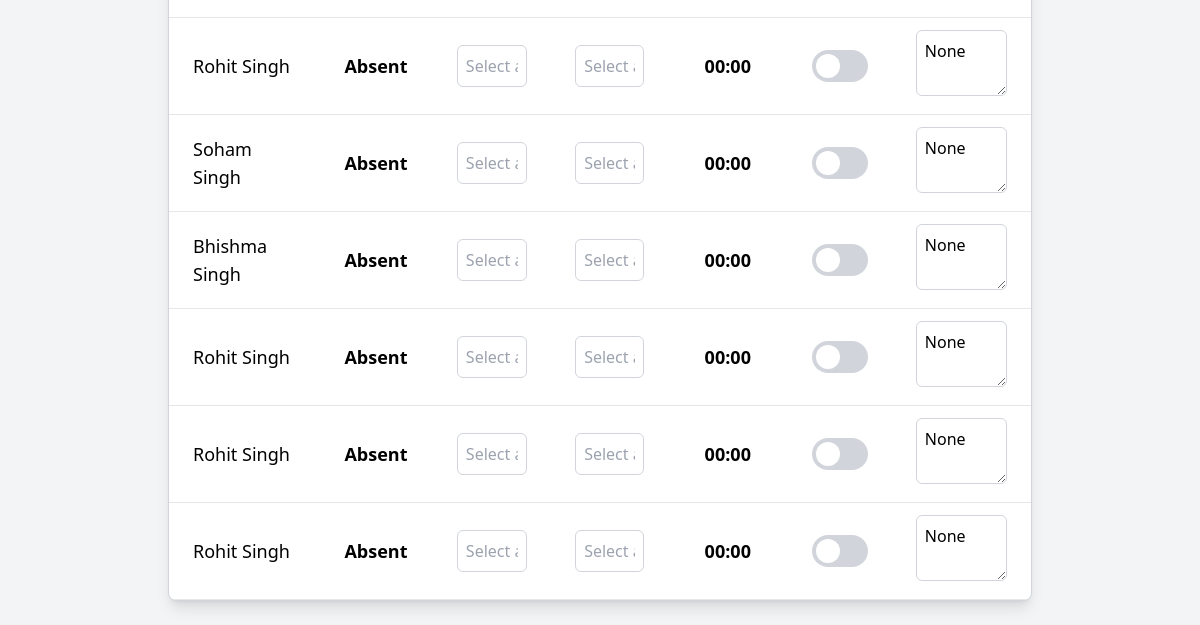
The page /attendance/ (signed in, lower part) on the database as committed earlier.
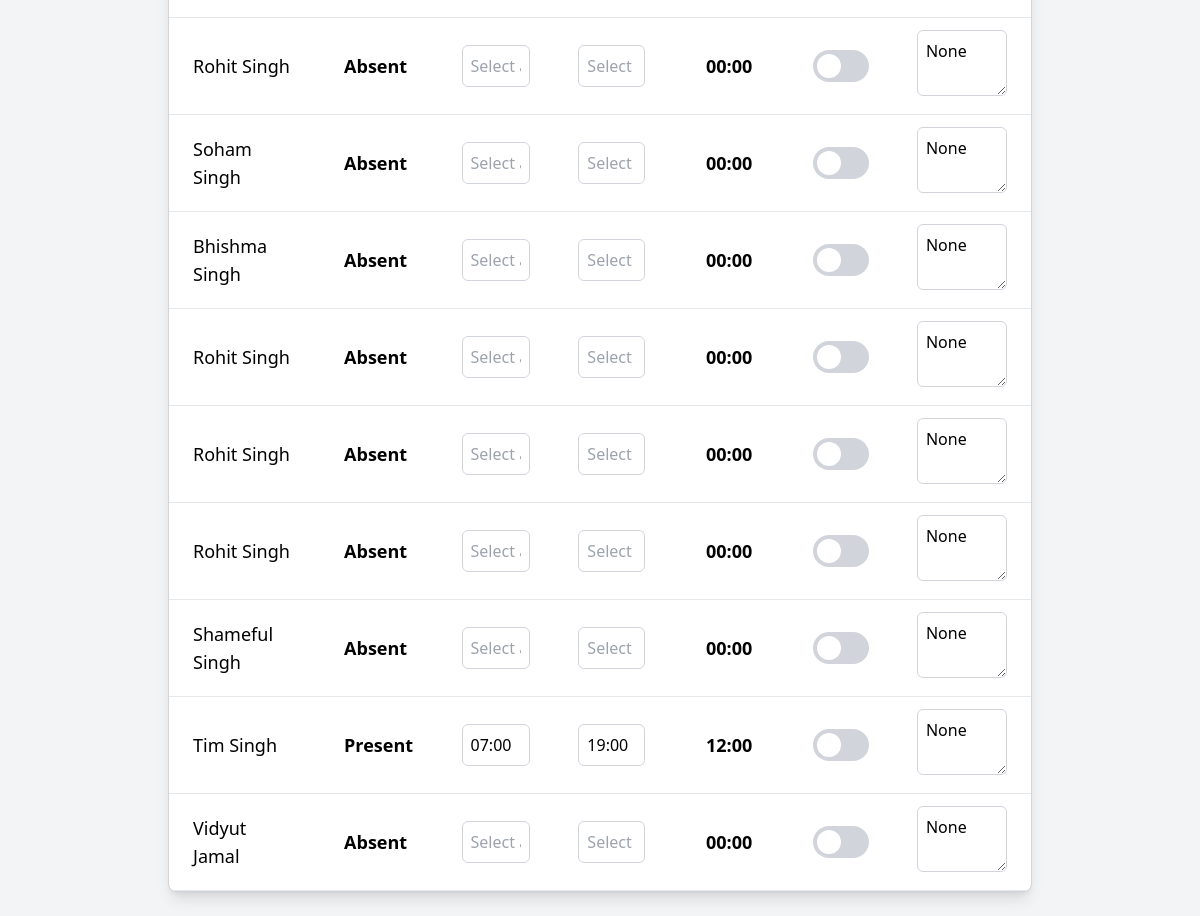
The same page on the database as committed later.
### students/models.py (models this page shows, shortened)
class StudentProfile(models.Model):
    SHIFT_CHOICES = [
        ('Weekdays', 'Weekdays'),
        ('Weekends', 'Weekends'),
    ]
    WEEKDAYS_CHOICES = [
        ('Monday', 'Monday'),
        ('Tuesday', 'Tuesday'),
        ('Wednesday', 'Wednesday'),
        ('Thursday', 'Thursday'),
        ('Friday', 'Friday'),
    ]
    first_name = models.CharField(max_length=100)
    last_name = models.CharField(max_length=100)
    phone = models.CharField(max_length=15, default='')
    email = models.EmailField(unique=True)
    college_contact_person = models.EmailField(default='', blank=True)
    school = models.CharField(max_length=100)
    college = models.ForeignKey(College, on_delete=models.SET_NULL, null=True, blank=True)
    lchaim_training_completed = models.BooleanField(default=False)
    police_check = models.BooleanField(default=False)
    med_docs = models.BooleanField(default=False)
    hours_requested = models.IntegerField(null=True)
    hours_completed = models.PositiveIntegerField(default=0)
    shift_requested = models.CharField(max_length=10, choices=SHIFT_CHOICES)
    weekdays_selected = models.TextField(null=True, blank=True)
    assigned_shift = models.ForeignKey(Shift, on_delete=models.SET_NULL, null=True, blank=True, related_name="students")
    start_date = models.DateField(null=True)
    end_date = models.DateField(null=True)
    lchaim_orientation_date = models.ForeignKey(OrientationDate, on_delete=models.SET_NULL, null=True, blank=True)
    skills_book_completed = models.BooleanField(default=False)
    comments = models.TextField(blank=True, null=True)
    status = models.CharField(
        max_length=10,
        choices=[('Training', 'Training'), ('Graduated', 'Graduated')],
        default='Training'
    )

class VolunteerLog(models.Model):
    student = models.ForeignKey(StudentProfile, on_delete=models.CASCADE, related_name="volunteer_logs")
    date = models.DateField()
    shift = models.ForeignKey(Shift, on_delete=models.SET_NULL, null=True, blank=True)
    start_time = models.TimeField(null=True, blank=True)
    end_time = models.TimeField(null=True, blank=True)
    hours_worked = models.DecimalField(max_digits=5, decimal_places=2, null=True)
    status = models.CharField(max_length=10, choices=[('Present', 'Present'), ('Absent', 'Absent')], default='Absent')
    notes = models.TextField(blank=True, null=True)
    class Meta:
        ordering = ['date']

### students/views.py (the view)
    def wrap(request, *args, **kwargs):
        if not request.user.groups.filter(name='Admin').exists():
            return redirect('student_profile_list')
        return function(request, *args, **kwargs)

### students/views.py (called while the page is built)
def admin_required(function):
    def wrap(request, *args, **kwargs):
        if not request.user.groups.filter(name='Admin').exists():
            return redirect('student_profile_list')
        return function(request, *args, **kwargs)
    return wrap

### students/templates/attendance/attendance.html (shortened to what this page needs)
<!DOCTYPE html>
<html lang="en">
<head>
    <link href="https://cdn.jsdelivr.net/npm/tailwindcss@2.0.4/dist/tailwind.min.css" rel="stylesheet">
    <link rel="stylesheet" href="https://weareoutman.github.io/clockpicker/dist/jquery-clockpicker.min.css">
</head>
<body class="bg-gray-100 font-sans">
    {% include 'navbar.html' %}
    <div class="container mx-auto mt-16 px-6 lg:px-20 py-6">
        <div class="overflow-x-auto bg-white border border-gray-300 rounded-lg shadow-lg">
            <table class="w-full table-auto" id="attendance-table">
                <tbody>
                    {% for student_log in students %}
                    <tr class="border-b hover:bg-gray-50">
                        <td class="px-6 py-3 text-lg">{{ student_log.student.first_name }} {{ student_log.student.last_name }}</td>
                        <td class="px-6 py-3">
                            <span class="status-text text-lg font-semibold"
                                data-student-id="{{ student_log.student.id }}">
                                {{ student_log.log.status|default:'Present' }}
                            </span>
                        </td>
                        <td class="px-6 py-3">
                            <input type="text" name="time" class="from-time clockpicker w-full p-2 border border-gray-300 rounded-md"
                                data-student-id="{{ student_log.student.id }}" placeholder="Select a time"
                                value="{{ student_log.log.start_time|time:'H:i' }}" onchange="calculateAndSaveHours(this)">
                        </td>
                        <td class="px-6 py-3">
                            <input type="text" name="time" class="to-time clockpicker w-full p-2 border border-gray-300 rounded-md"
                                data-student-id="{{ student_log.student.id }}" placeholder="Select a time"
                                value="{{ student_log.log.end_time|time:'H:i' }}" onchange="calculateAndSaveHours(this)">
                        </td>
                        <td class="px-6 py-3 text-center">
                            <span class="hours-worked text-lg font-semibold"
                                data-student-id="{{ student_log.student.id }}">
                                {{ student_log.log.hours_worked|default:0 }}
                            </span>
                        </td>
                        <td class="px-6 py-3">
                            <label class="flex items-center cursor-pointer">
                                <div class="relative">
                                    <div class="block bg-gray-300 w-14 h-8 rounded-full transition-colors duration-300"></div>
                                    <div class="dot absolute left-1 top-1 bg-white w-6 h-6 rounded-full transition-transform duration-300"></div>
                                </div>
                            </label>
                        </td>
                        <td class="px-6 py-3">
                            <textarea name="notes" class="remarks-field w-full p-2 border border-gray-300 rounded-md"
                                data-student-id="{{ student_log.student.id }}"
                                oninput="saveAttendance(this)">{{ student_log.log.notes }}</textarea>
                        </td>
                    </tr>
                    {% endfor %}
                </tbody>
            </table>
        </div>
    </div>
</body>
</html>

### students/templates/navbar.html (shortened to what this page needs)
<!DOCTYPE html>
<html lang="en">
<head>
    <link href="https://cdnjs.cloudflare.com/ajax/libs/font-awesome/6.0.0-beta3/css/all.min.css" rel="stylesheet">
    <script src="https://cdn.tailwindcss.com"></script>
</head>
<body class="bg-gray-100">
</body>
</html>

Rows that differ between the two databases and show on the page:
added StudentProfile: student.first_name "Shameful", student.last_name "Singh", log.status "Absent", log.hours_worked "00:00", notes "None"
added StudentProfile: student.first_name "Tim", student.last_name "Singh", log.status "Present", time "07:00", time "19:00", log.hours_worked "12:00", notes "None"
added StudentProfile: student.first_name "Vidyut", student.last_name "Jamal", log.status "Absent", log.hours_worked "00:00", notes "None"
